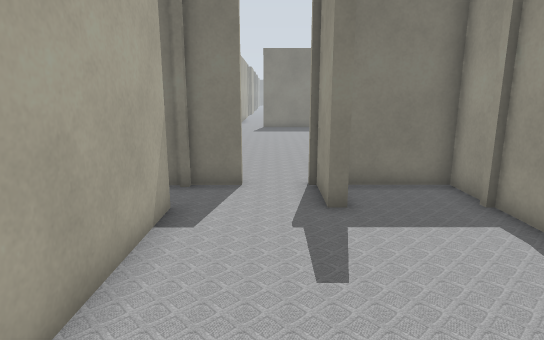
View 1 (above)

15 first-person views from a walk through a Gazebo world. The camera is 1.2 m above the floor, tilts 12° down and sees 75° across. Floor lines are 1 m apart. The floor is counted in squares, 0.5 m on a side. Each view is taken from the middle of a square. On the plan, view 1 faces up. The plan holds only what a view shows up to about 20 squares ahead; the rest is blank. The place goes on beyond the plan.

View 2
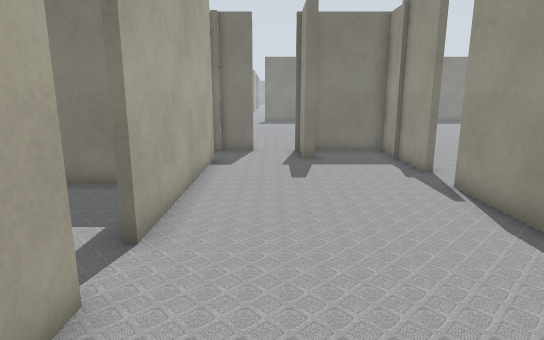

View 3
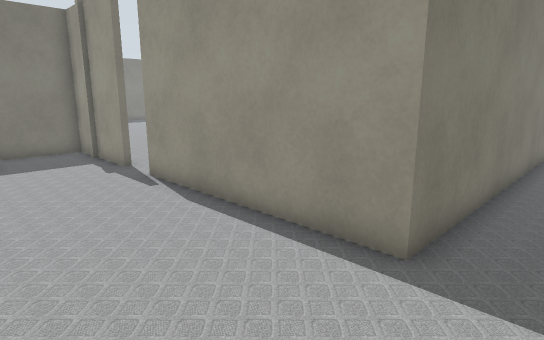

View 4
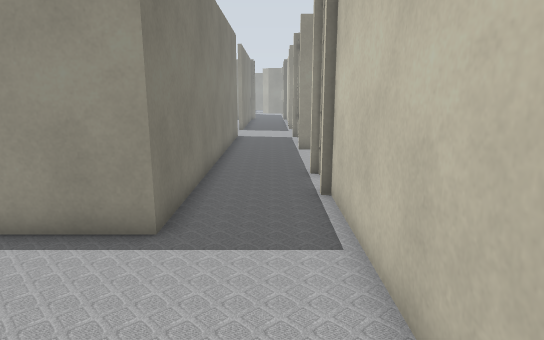

View 5
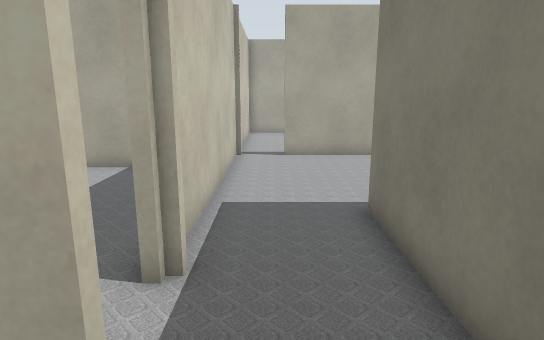

View 6
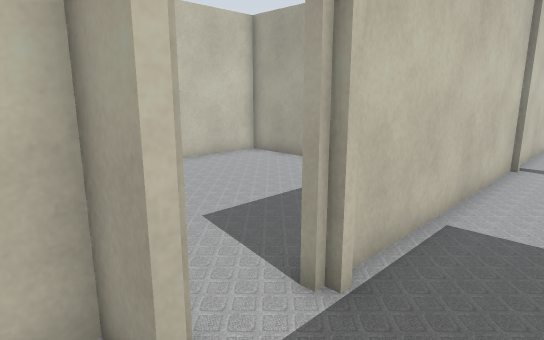

View 7
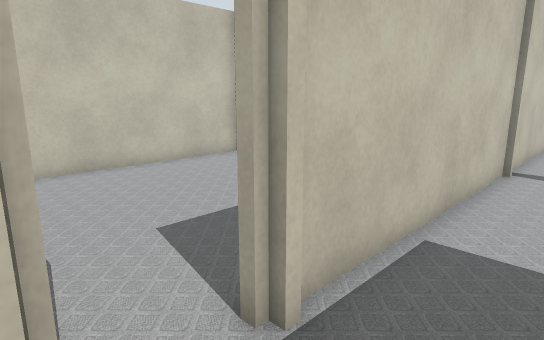

View 8
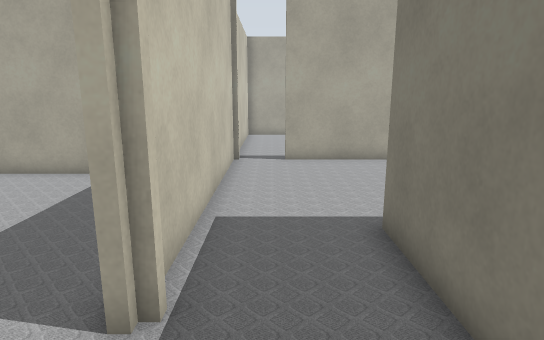

View 9
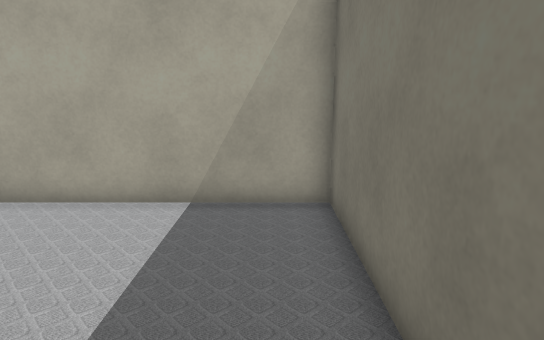

View 10
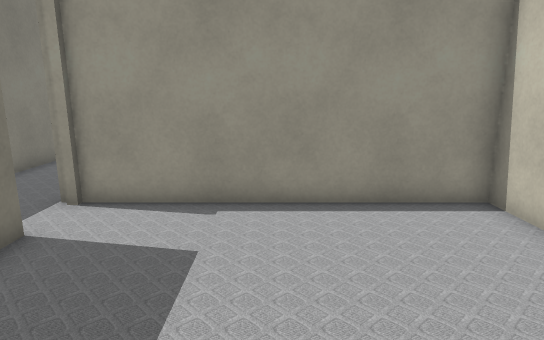

View 11
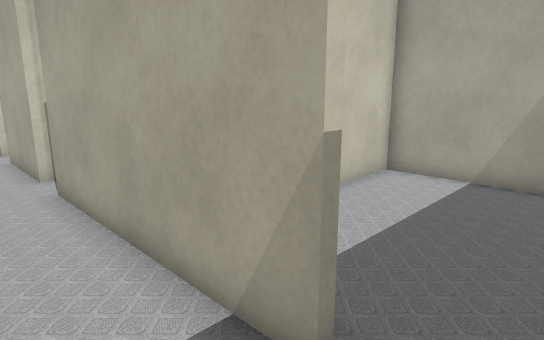

View 12
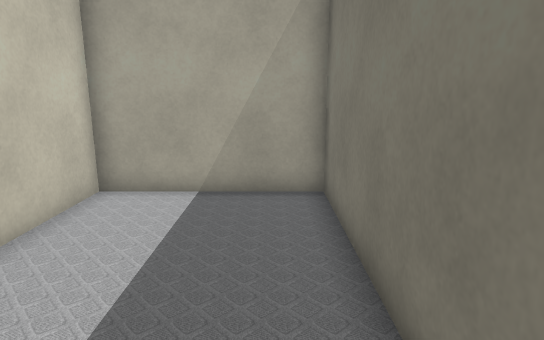

View 13
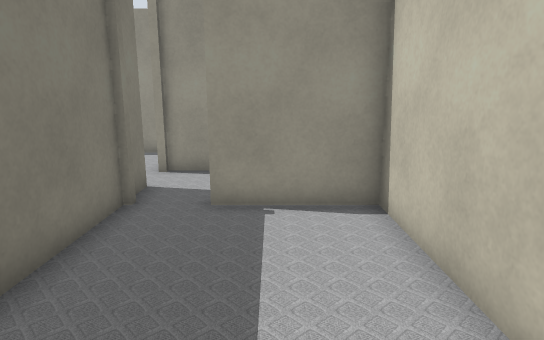

View 14
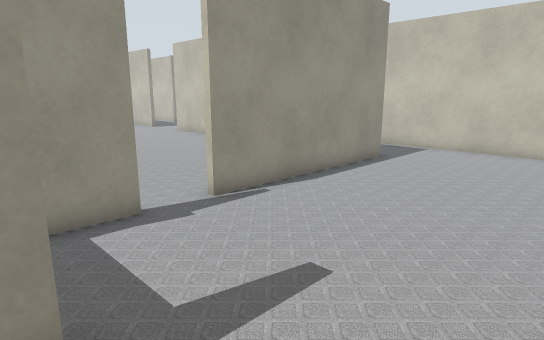

View 15
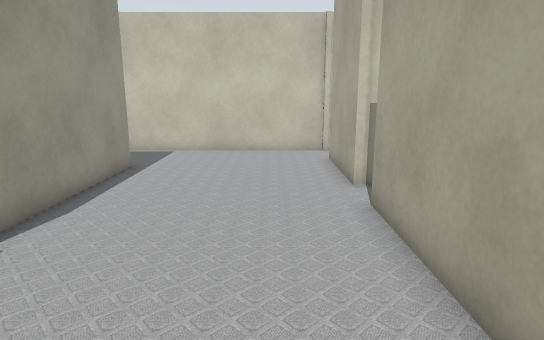

### Floor plan
Ten units are one square. View 1 is at (0, 0); x grows to the right and y downward. Boxes are objects, and circles mark ways between rooms. Rooms are numbered by the first view taken in them; rooms with no view inside come last. Other rooms are left out.
<svg viewBox="-112 -120 242 304">
<path fill="none" stroke="#000" d="M-22 22 -22 65M48 -49 48 -93 19 -93M18 -74 12 -74M-22 84 74 84M-22 -64 -22 6M100 81 100 94 109 94M125 50 48 50 48 -32M97 96 97 86M79 87 3 87 3 179 97 179 97 96M12 -84 12 -94M48 -108 48 -115M-24 -93 -107 -93 -107 -36 -24 -36 -24 -74M-8 -93 -22 -93M-22 -74 -22 -64M12 -74 12 -84"/>
<circle cx="85" cy="90" r="3" fill="#2a7"/>
<circle cx="-5" cy="-70" r="3" fill="#2a7"/>
<circle cx="0" cy="-95" r="3" fill="#2a7"/>
<circle cx="-20" cy="-80" r="3" fill="#2a7"/>
<text x="30" y="10">1</text>
<text x="50" y="130">2</text>
<text x="-80" y="100">3</text>
<text x="-60" y="-70">4</text>
<text x="-10" y="-80">5</text>
</svg>
Room 1 opens to room 2. Room 1 opens to room 5. Room 3 opens to room 5. Room 4 opens to room 5.

Where each view was taken, in squares from view 1:
view 1: 0 up, 0 right, facing up
view 2: 6 down, 0 right, facing up
view 3: 7 down, 0 right, facing up-right
view 4: 7 down, 1 left, facing right
view 5: 7 down, 12 right, facing left
view 6: 6 down, 11 right, facing down-left
view 7: 6 down, 10 right, facing down-left
view 8: 7 down, 11 right, facing left
view 9: 10 down, 8 right, facing left
view 10: 13 down, 2 right, facing right
view 11: 9 up, 0 right, facing down-left
view 12: 8 up, 2 left, facing left
view 13: 6 up, 10 left, facing right
view 14: 8 up, 2 left, facing down-right
view 15: 7 up, 0 right, facing down
